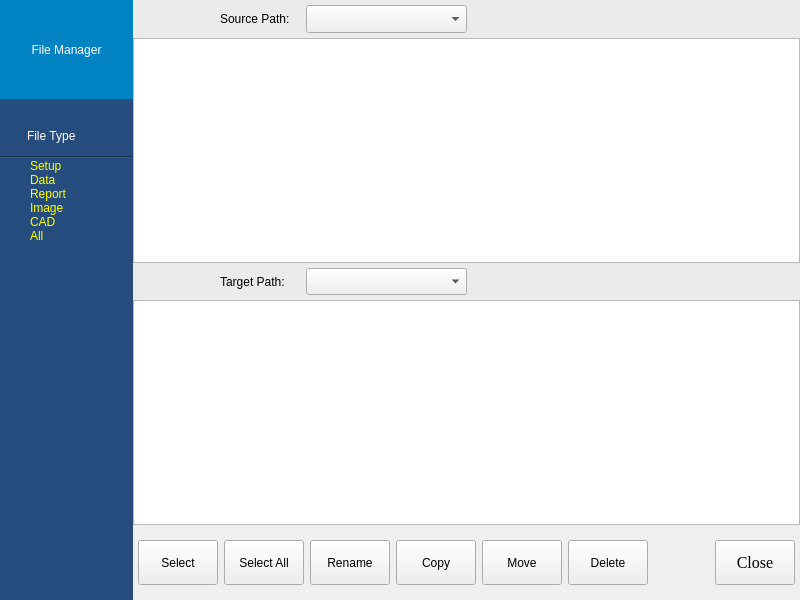
<?xml version="1.0" encoding="UTF-8"?>
<ui version="4.0">
 <class>FileManagerDialog</class>
 <widget class="QDialog" name="FileManagerDialog">
  <property name="geometry">
   <rect>
    <x>0</x>
    <y>0</y>
    <width>800</width>
    <height>600</height>
   </rect>
  </property>
  <property name="windowTitle">
   <string>Dialog</string>
  </property>
  <property name="styleSheet">
   <string notr="true">QWidget QListWidget{
	font: 14pt 'Arial';
	outline: 0px;
}

QWidget QListWidget::item{
	background-color: rgb(0, 0, 0, 0);
	color: yellow;
}

QWidget QListWidget:item:Selected{
	background-color: rgba(0, 0, 0, 0);
	color: red;
}

QWidget QTableView{
	font: 14pt 'Arial';
	color: gray;
}

QWidget QTableView::item{
	font: 14pt 'Arial';
	color: gray;
	selection-background-color: rgba(170, 255, 255);
}
</string>
  </property>
  <layout class="QGridLayout" name="gridLayout" rowstretch="7,7,2" columnstretch="1,5">
   <property name="leftMargin">
    <number>0</number>
   </property>
   <property name="topMargin">
    <number>0</number>
   </property>
   <property name="rightMargin">
    <number>0</number>
   </property>
   <property name="bottomMargin">
    <number>0</number>
   </property>
   <property name="spacing">
    <number>0</number>
   </property>
   <item row="1" column="1">
    <widget class="QWidget" name="widget_2" native="true">
     <property name="styleSheet">
      <string notr="true">QWidget{
	
}

QWidget QLabel{
	
	font: 13pt &quot;Times New Roman&quot;;
}

QWidget#widget_5{
	background-color: rgb(235, 235, 235);
}</string>
     </property>
     <layout class="QGridLayout" name="gridLayout_3" rowstretch="1,6" columnstretch="0">
      <property name="leftMargin">
       <number>0</number>
      </property>
      <property name="topMargin">
       <number>0</number>
      </property>
      <property name="rightMargin">
       <number>0</number>
      </property>
      <property name="bottomMargin">
       <number>0</number>
      </property>
      <property name="horizontalSpacing">
       <number>6</number>
      </property>
      <property name="verticalSpacing">
       <number>0</number>
      </property>
      <item row="0" column="0">
       <widget class="QWidget" name="widget_5" native="true">
        <layout class="QGridLayout" name="gridLayout_6" columnstretch="1,1">
         <property name="leftMargin">
          <number>0</number>
         </property>
         <property name="topMargin">
          <number>0</number>
         </property>
         <property name="rightMargin">
          <number>0</number>
         </property>
         <property name="bottomMargin">
          <number>0</number>
         </property>
         <property name="spacing">
          <number>0</number>
         </property>
         <item row="0" column="0">
          <widget class="QWidget" name="widget_9" native="true">
           <layout class="QGridLayout" name="gridLayout_10" columnstretch="1,1,2">
            <property name="leftMargin">
             <number>0</number>
            </property>
            <property name="topMargin">
             <number>5</number>
            </property>
            <property name="rightMargin">
             <number>0</number>
            </property>
            <property name="bottomMargin">
             <number>5</number>
            </property>
            <property name="verticalSpacing">
             <number>0</number>
            </property>
            <item row="0" column="0">
             <widget class="QWidget" name="widget_11" native="true"/>
            </item>
            <item row="0" column="1">
             <widget class="QLabel" name="label_6">
              <property name="text">
               <string>Target Path:</string>
              </property>
              <property name="alignment">
               <set>Qt::AlignLeading|Qt::AlignLeft|Qt::AlignVCenter</set>
              </property>
             </widget>
            </item>
            <item row="0" column="2">
             <widget class="QComboBox" name="comboBox_2">
              <property name="sizePolicy">
               <sizepolicy hsizetype="Preferred" vsizetype="Preferred">
                <horstretch>0</horstretch>
                <verstretch>0</verstretch>
               </sizepolicy>
              </property>
             </widget>
            </item>
           </layout>
          </widget>
         </item>
         <item row="0" column="1">
          <spacer name="horizontalSpacer_3">
           <property name="orientation">
            <enum>Qt::Horizontal</enum>
           </property>
           <property name="sizeHint" stdset="0">
            <size>
             <width>40</width>
             <height>20</height>
            </size>
           </property>
          </spacer>
         </item>
        </layout>
       </widget>
      </item>
      <item row="1" column="0">
       <widget class="QTableView" name="tableView_2">
        <property name="horizontalScrollBarPolicy">
         <enum>Qt::ScrollBarAlwaysOff</enum>
        </property>
        <property name="selectionBehavior">
         <enum>QAbstractItemView::SelectRows</enum>
        </property>
        <property name="showGrid">
         <bool>true</bool>
        </property>
        <attribute name="verticalHeaderVisible">
         <bool>false</bool>
        </attribute>
       </widget>
      </item>
     </layout>
    </widget>
   </item>
   <item row="2" column="1">
    <widget class="QWidget" name="widget_3" native="true">
     <property name="styleSheet">
      <string notr="true">QWidget QPushButton {
	font: 75 12pt &quot;Times New Roman&quot;;
}</string>
     </property>
     <layout class="QGridLayout" name="gridLayout_5" columnstretch="5,1,0,0,0,0,0,0">
      <property name="leftMargin">
       <number>5</number>
      </property>
      <property name="topMargin">
       <number>15</number>
      </property>
      <property name="rightMargin">
       <number>5</number>
      </property>
      <property name="bottomMargin">
       <number>15</number>
      </property>
      <item row="1" column="2">
       <widget class="QPushButton" name="pushButton_rename">
        <property name="sizePolicy">
         <sizepolicy hsizetype="Preferred" vsizetype="Preferred">
          <horstretch>0</horstretch>
          <verstretch>0</verstretch>
         </sizepolicy>
        </property>
        <property name="focusPolicy">
         <enum>Qt::NoFocus</enum>
        </property>
        <property name="text">
         <string>Rename</string>
        </property>
       </widget>
      </item>
      <item row="1" column="1">
       <widget class="QPushButton" name="pushButton_selectAll">
        <property name="sizePolicy">
         <sizepolicy hsizetype="Preferred" vsizetype="Preferred">
          <horstretch>0</horstretch>
          <verstretch>0</verstretch>
         </sizepolicy>
        </property>
        <property name="focusPolicy">
         <enum>Qt::NoFocus</enum>
        </property>
        <property name="text">
         <string>Select All</string>
        </property>
       </widget>
      </item>
      <item row="1" column="0">
       <widget class="QPushButton" name="pushButton_select">
        <property name="sizePolicy">
         <sizepolicy hsizetype="Preferred" vsizetype="Preferred">
          <horstretch>0</horstretch>
          <verstretch>0</verstretch>
         </sizepolicy>
        </property>
        <property name="focusPolicy">
         <enum>Qt::NoFocus</enum>
        </property>
        <property name="text">
         <string>Select</string>
        </property>
       </widget>
      </item>
      <item row="1" column="7">
       <widget class="QPushButton" name="pushButton_close">
        <property name="sizePolicy">
         <sizepolicy hsizetype="Preferred" vsizetype="Preferred">
          <horstretch>0</horstretch>
          <verstretch>0</verstretch>
         </sizepolicy>
        </property>
        <property name="font">
         <font>
          <family>Times New Roman</family>
          <pointsize>12</pointsize>
          <weight>9</weight>
          <italic>false</italic>
          <bold>false</bold>
         </font>
        </property>
        <property name="focusPolicy">
         <enum>Qt::NoFocus</enum>
        </property>
        <property name="styleSheet">
         <string notr="true"/>
        </property>
        <property name="text">
         <string>Close</string>
        </property>
       </widget>
      </item>
      <item row="1" column="6">
       <spacer name="horizontalSpacer">
        <property name="orientation">
         <enum>Qt::Horizontal</enum>
        </property>
        <property name="sizeHint" stdset="0">
         <size>
          <width>547</width>
          <height>20</height>
         </size>
        </property>
       </spacer>
      </item>
      <item row="1" column="3">
       <widget class="QPushButton" name="pushButton_copy">
        <property name="sizePolicy">
         <sizepolicy hsizetype="Preferred" vsizetype="Preferred">
          <horstretch>0</horstretch>
          <verstretch>0</verstretch>
         </sizepolicy>
        </property>
        <property name="focusPolicy">
         <enum>Qt::NoFocus</enum>
        </property>
        <property name="text">
         <string>Copy</string>
        </property>
       </widget>
      </item>
      <item row="1" column="4">
       <widget class="QPushButton" name="pushButton_move">
        <property name="sizePolicy">
         <sizepolicy hsizetype="Preferred" vsizetype="Preferred">
          <horstretch>0</horstretch>
          <verstretch>0</verstretch>
         </sizepolicy>
        </property>
        <property name="focusPolicy">
         <enum>Qt::NoFocus</enum>
        </property>
        <property name="text">
         <string>Move</string>
        </property>
       </widget>
      </item>
      <item row="1" column="5">
       <widget class="QPushButton" name="pushButton_delete">
        <property name="sizePolicy">
         <sizepolicy hsizetype="Preferred" vsizetype="Preferred">
          <horstretch>0</horstretch>
          <verstretch>0</verstretch>
         </sizepolicy>
        </property>
        <property name="focusPolicy">
         <enum>Qt::NoFocus</enum>
        </property>
        <property name="text">
         <string>Delete</string>
        </property>
       </widget>
      </item>
     </layout>
    </widget>
   </item>
   <item row="0" column="1">
    <widget class="QWidget" name="widget_1" native="true">
     <property name="styleSheet">
      <string notr="true">QWidget{

}

QWidget QLabel{
	font: 13pt &quot;Times New Roman&quot;;
	
}

QWidget#widget_4{
	
	background-color: rgb(235, 235, 235);
}</string>
     </property>
     <layout class="QGridLayout" name="gridLayout_2" rowstretch="1,6">
      <property name="leftMargin">
       <number>0</number>
      </property>
      <property name="topMargin">
       <number>0</number>
      </property>
      <property name="rightMargin">
       <number>0</number>
      </property>
      <property name="bottomMargin">
       <number>0</number>
      </property>
      <property name="horizontalSpacing">
       <number>6</number>
      </property>
      <property name="verticalSpacing">
       <number>0</number>
      </property>
      <item row="0" column="0">
       <widget class="QWidget" name="widget_4" native="true">
        <layout class="QGridLayout" name="gridLayout_4" columnstretch="1,1">
         <property name="leftMargin">
          <number>0</number>
         </property>
         <property name="topMargin">
          <number>0</number>
         </property>
         <property name="rightMargin">
          <number>0</number>
         </property>
         <property name="bottomMargin">
          <number>0</number>
         </property>
         <property name="spacing">
          <number>0</number>
         </property>
         <item row="0" column="0">
          <widget class="QWidget" name="widget_8" native="true">
           <layout class="QGridLayout" name="gridLayout_9" columnstretch="1,1,2">
            <property name="leftMargin">
             <number>0</number>
            </property>
            <property name="topMargin">
             <number>5</number>
            </property>
            <property name="rightMargin">
             <number>0</number>
            </property>
            <property name="bottomMargin">
             <number>5</number>
            </property>
            <property name="verticalSpacing">
             <number>0</number>
            </property>
            <item row="0" column="0">
             <widget class="QWidget" name="widget_10" native="true"/>
            </item>
            <item row="0" column="1">
             <widget class="QLabel" name="label_5">
              <property name="text">
               <string>Source Path:</string>
              </property>
              <property name="alignment">
               <set>Qt::AlignLeading|Qt::AlignLeft|Qt::AlignVCenter</set>
              </property>
             </widget>
            </item>
            <item row="0" column="2">
             <widget class="QComboBox" name="comboBox_1">
              <property name="sizePolicy">
               <sizepolicy hsizetype="Preferred" vsizetype="Preferred">
                <horstretch>0</horstretch>
                <verstretch>0</verstretch>
               </sizepolicy>
              </property>
             </widget>
            </item>
           </layout>
          </widget>
         </item>
         <item row="0" column="1">
          <spacer name="horizontalSpacer_2">
           <property name="orientation">
            <enum>Qt::Horizontal</enum>
           </property>
           <property name="sizeHint" stdset="0">
            <size>
             <width>40</width>
             <height>20</height>
            </size>
           </property>
          </spacer>
         </item>
        </layout>
       </widget>
      </item>
      <item row="1" column="0">
       <widget class="QTableView" name="tableView_1">
        <property name="horizontalScrollBarPolicy">
         <enum>Qt::ScrollBarAlwaysOff</enum>
        </property>
        <property name="selectionBehavior">
         <enum>QAbstractItemView::SelectRows</enum>
        </property>
        <property name="showGrid">
         <bool>false</bool>
        </property>
        <attribute name="verticalHeaderVisible">
         <bool>false</bool>
        </attribute>
       </widget>
      </item>
     </layout>
    </widget>
   </item>
   <item row="0" column="0" rowspan="3">
    <widget class="QWidget" name="widget" native="true">
     <property name="styleSheet">
      <string notr="true">QWidget{
	background-color: rgb(37, 76, 124);
}
QWidget#label_1{
	color: rgb(255, 255, 255);
	font: italic 16pt &quot;Times New Roman&quot;;
	background-color: rgb(0, 130, 195);

}
QWidget#label_2{
	background-color: rgba(255, 255, 255, 0);
	color: rgb(255, 255, 255);
	font: 15pt &quot;Times New Roman&quot;;
}
</string>
     </property>
     <layout class="QGridLayout" name="gridLayout_7" rowstretch="1,3,2">
      <property name="leftMargin">
       <number>0</number>
      </property>
      <property name="topMargin">
       <number>0</number>
      </property>
      <property name="rightMargin">
       <number>0</number>
      </property>
      <property name="bottomMargin">
       <number>0</number>
      </property>
      <item row="0" column="0">
       <widget class="QLabel" name="label_1">
        <property name="text">
         <string>File Manager</string>
        </property>
        <property name="alignment">
         <set>Qt::AlignCenter</set>
        </property>
       </widget>
      </item>
      <item row="1" column="0">
       <widget class="QWidget" name="widget_6" native="true">
        <layout class="QGridLayout" name="gridLayout_8" rowstretch="1,1,6" columnstretch="1,4">
         <property name="leftMargin">
          <number>0</number>
         </property>
         <property name="topMargin">
          <number>10</number>
         </property>
         <property name="rightMargin">
          <number>0</number>
         </property>
         <property name="bottomMargin">
          <number>0</number>
         </property>
         <property name="spacing">
          <number>0</number>
         </property>
         <item row="2" column="0">
          <spacer name="horizontalSpacer_4">
           <property name="orientation">
            <enum>Qt::Horizontal</enum>
           </property>
           <property name="sizeHint" stdset="0">
            <size>
             <width>40</width>
             <height>20</height>
            </size>
           </property>
          </spacer>
         </item>
         <item row="0" column="1">
          <widget class="QLabel" name="label_2">
           <property name="text">
            <string>File Type</string>
           </property>
           <property name="alignment">
            <set>Qt::AlignLeading|Qt::AlignLeft|Qt::AlignVCenter</set>
           </property>
          </widget>
         </item>
         <item row="1" column="0" colspan="2">
          <widget class="Line" name="line">
           <property name="orientation">
            <enum>Qt::Horizontal</enum>
           </property>
          </widget>
         </item>
         <item row="2" column="1">
          <widget class="QListWidget" name="listWidget">
           <property name="frameShape">
            <enum>QFrame::NoFrame</enum>
           </property>
           <property name="verticalScrollBarPolicy">
            <enum>Qt::ScrollBarAlwaysOff</enum>
           </property>
           <property name="horizontalScrollBarPolicy">
            <enum>Qt::ScrollBarAlwaysOff</enum>
           </property>
           <property name="spacing">
            <number>8</number>
           </property>
           <item>
            <property name="text">
             <string>Setup</string>
            </property>
           </item>
           <item>
            <property name="text">
             <string>Data</string>
            </property>
           </item>
           <item>
            <property name="text">
             <string>Report</string>
            </property>
           </item>
           <item>
            <property name="text">
             <string>Image</string>
            </property>
           </item>
           <item>
            <property name="text">
             <string>CAD</string>
            </property>
           </item>
           <item>
            <property name="text">
             <string>All</string>
            </property>
           </item>
          </widget>
         </item>
        </layout>
       </widget>
      </item>
      <item row="2" column="0">
       <spacer name="verticalSpacer">
        <property name="orientation">
         <enum>Qt::Vertical</enum>
        </property>
        <property name="sizeHint" stdset="0">
         <size>
          <width>20</width>
          <height>40</height>
         </size>
        </property>
       </spacer>
      </item>
     </layout>
    </widget>
   </item>
  </layout>
 </widget>
 <resources/>
 <connections/>
</ui>
